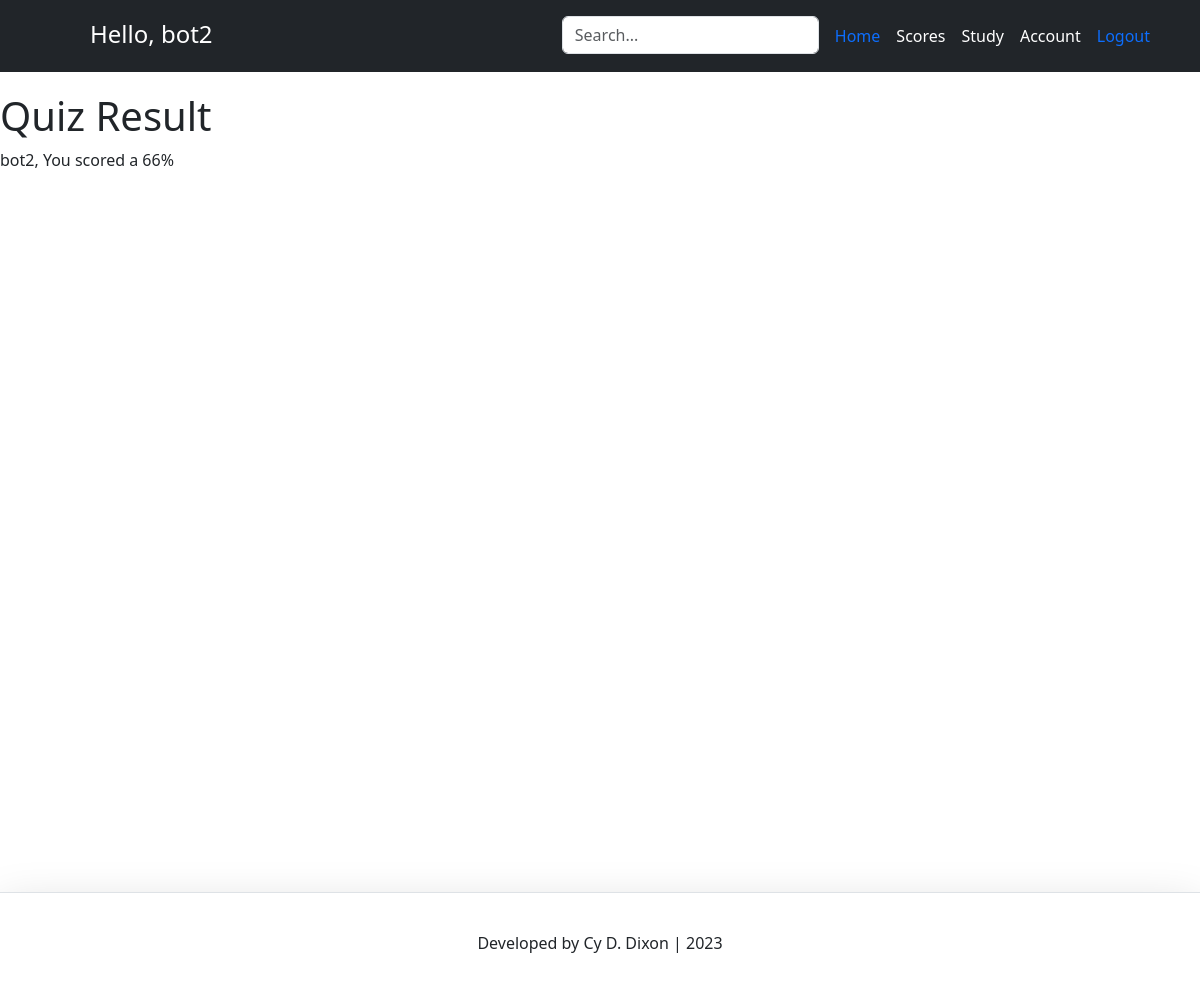
Screenshot of /quiz/8/result/ (signed in) with the database file from the repository.
### account/models.py (models this page shows, shortened)
class Account(AbstractBaseUser):
	email 					= models.EmailField(verbose_name="email", max_length=60, unique=True)
	username 				= models.CharField(max_length=30, unique=True)
	date_joined				= models.DateTimeField(verbose_name='date joined', auto_now_add=True)
	last_login				= models.DateTimeField(verbose_name='last login', auto_now=True)
	is_admin				= models.BooleanField(default=False)
	is_active				= models.BooleanField(default=True)
	is_staff				= models.BooleanField(default=False)
	is_superuser			= models.BooleanField(default=False)
	USERNAME_FIELD = 'email'
	REQUIRED_FIELDS = ['username']
	objects = MyAccountManager()

### quiz/models.py (models this page shows, shortened)
class QuizTaker(models.Model):
    user = models.ForeignKey(Account, on_delete=models.CASCADE)
    quiz = models.ForeignKey(Quiz, on_delete=models.CASCADE)
    date_taken = models.DateTimeField(auto_now_add=True)
    quiz_score = models.IntegerField(default=0)
    percentage = models.DecimalField(max_digits=3, decimal_places=2, default=0.0)
    attempts = models.IntegerField(default=0)

### quiz/views.py (the view)
# urls.py: path('<int:quiz_id>/result/', views.quiz_result, name='quiz_result'),
def quiz_result(request, quiz_id):
    context = {}
    quiz = get_object_or_404(Quiz, pk=quiz_id)
    user = request.user  # Assuming user is authenticated
    quiz_taker = QuizTaker.objects.get(user=user, quiz=quiz)
    context['quiz_taker'] = quiz_taker
    return render(request, 'quiz_result.html', context)

### quiz/templates/quiz_result.html
{% extends "base.html" %}
{% block content %}
{% if taken == 1 %}
<h1> Balls </h1>
{% else %}
  <h1>Quiz Result</h1>
  {% if quiz_taker %}
    <p>{{user.username}}, You scored a {{quiz_taker.quiz_score}}%</p>
  {% else %}
    <p>No quiz result found.</p>
  {% endif %}
{% endif %}
{% endblock %}

### templates/snippets/header.html (shortened to what this page needs)
<link href="https://cdn.jsdelivr.net/npm/bootstrap@5.3.1/dist/css/bootstrap.min.css" rel="stylesheet">
<header class="p-3 text-bg-dark">
  <div class="container">
    <div class="d-flex flex-wrap">
      <a href="/" class="d-flex mb-3 mb-md-0 me-md-auto link-body-emphasis text-decoration-none">
        <svg class="bi me-2" width="40" height="32"><use xlink:href="#bootstrap"/></svg>
        {% if request.user.is_authenticated %}
          <span class="text-white fs-4">Hello, {{request.user.username}}</span>
        {% else %}
          <span class="text-white fs-4">It's Django Time!</span>
        {% endif %}
      </a>
      <form class="col-12 col-lg-auto mb-3 mb-lg-0 px-2" role="search" method="get">
        <input class="form-control" aria-label="Search" type="search" name="q" id="id_q" placeholder="Search...">
      </form>
      <ul class="nav">
        {% if request.user.is_authenticated %}
          <li><a class="nav-link px-2 text-blue" aria-current="page" href="{% url 'home' %}"> Home </a></li>
          <li><a class="nav-link px-2 text-white" href="{% url 'scores' %}"> Scores </a></li>
          <li><a class="nav-link px-2 text-white" href="{% url 'study_page' %}"> Study </a></li>
          <li><a class="nav-link px-2 text-white" href="{% url 'account' %}"> Account </a></li>
          <li><a class="nav-link px-2 text-red" href="{% url 'logout' %}"> Logout </a></li>
        {% else %}
          <li><a class="nav-link px-2 text-blue" href="{% url 'home' %}">Home</a></li>
          <li><a class="nav-link px-2 text-white" href="{% url 'register' %}">Register</a></li>
          <li><a class="nav-link px-2 text-white" href="{% url 'login' %}">Login</a> </li>
        {% endif %}
      </ul>
  </div>
</header>

### templates/snippets/header.html (style rules this page uses)
.p-3 { margin-bottom: 20px; }

### templates/snippets/base_css.html (style rules this page uses)
body { background-color: #F5F5F5; }

### rows the page displays
Account: user.username "bot2", username "bot2"
QuizTaker: quiz_score "66"
